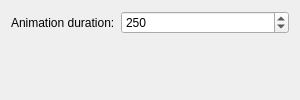
<?xml version="1.0" encoding="UTF-8"?>
<ui version="4.0">
 <class>FadeDesktopConfig</class>
 <widget class="QWidget" name="FadeDesktopConfig">
  <property name="geometry">
   <rect>
    <x>0</x>
    <y>0</y>
    <width>300</width>
    <height>100</height>
   </rect>
  </property>
  <layout class="QFormLayout" name="formLayout">
   <item row="0" column="0">
    <widget class="QLabel" name="label">
     <property name="text">
      <string>Animation duration:</string>
     </property>
    </widget>
   </item>
   <item row="0" column="1">
    <widget class="QSpinBox" name="kcfg_AnimationDuration">
     <property name="minimum">
      <number>0</number>
     </property>
     <property name="maximum">
      <number>999</number>
     </property>
     <property name="value">
      <number>250</number>
     </property>
    </widget>
   </item>
  </layout>
 </widget>
 <resources/>
 <connections/>
</ui>
